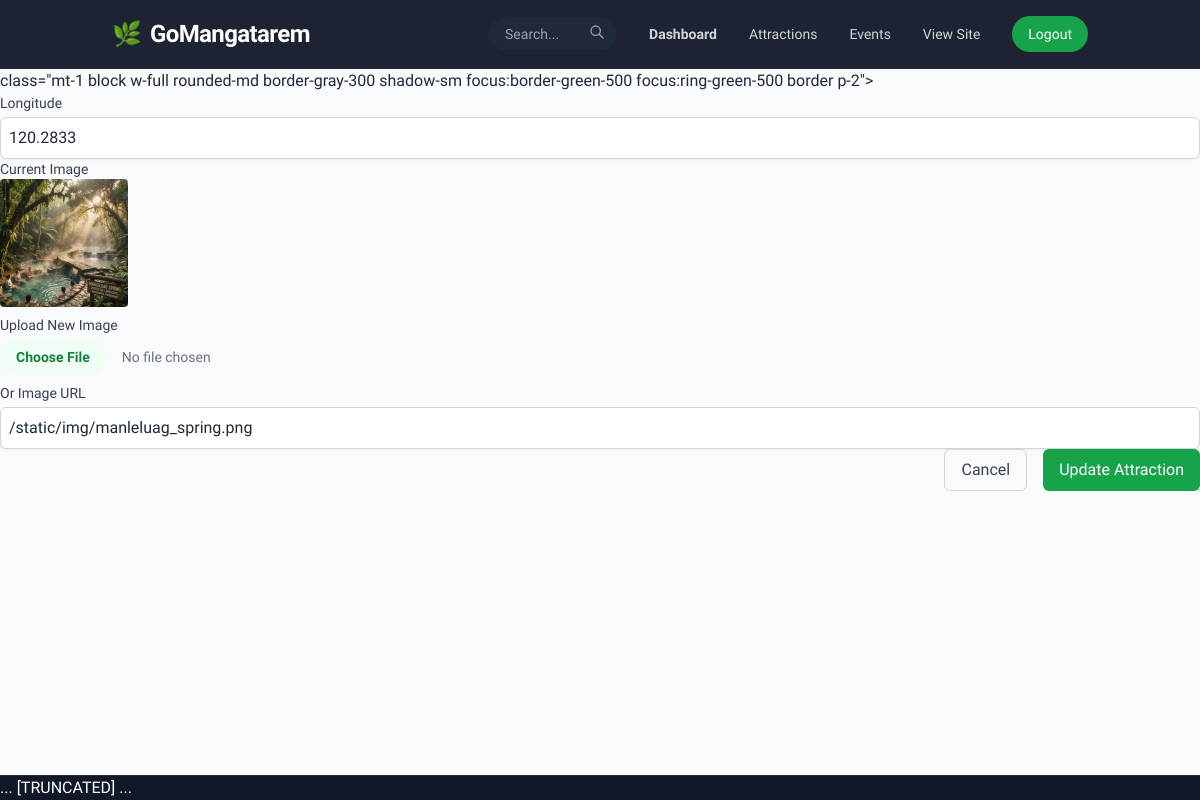
The app's page /admin/attractions/edit/1 (signed in) with its own data.
### models.py (models this page shows)
class Attraction(db.Model):
    id = db.Column(db.Integer, primary_key=True)
    name = db.Column(db.String(100), nullable=False, index=True)
    description = db.Column(db.Text, nullable=False)
    category = db.Column(db.String(50), nullable=False, index=True) # Nature, Historical, Religious, etc.
    barangay = db.Column(db.String(100), nullable=True, index=True)
    lat = db.Column(db.Float, nullable=False)
    lng = db.Column(db.Float, nullable=False)
    image_url = db.Column(db.String(200), nullable=True)
    status = db.Column(db.String(20), default='pending', index=True) # 'pending', 'approved'
    user_id = db.Column(db.Integer, db.ForeignKey('user.id'), nullable=True, index=True)
    created_at = db.Column(db.DateTime, default=datetime.utcnow, index=True)

### routes/admin.py (the view, shortened to what this page needs)
@admin_bp.route("/attractions/edit/<int:id>", methods=["GET", "POST"])
@login_required
@limiter.limit("10 per minute")
def edit_attraction(id):
    print(
        f"[PROGRESSIVE LOG] [admin] > edit_attraction > ENTRY: id={id}, method={request.method}"
    )
    logger.info(f"Attraction edit requested for ID {id}")
    from flask import current_app
    print(
        f"[PROGRESSIVE LOG] [admin] > edit_attraction > QUERY: Fetching attraction ID {id}"
    )
    attraction = Attraction.query.get_or_404(id)
    if current_user.role != "admin" and attraction.user_id != current_user.id:
        print(
            f"[PROGRESSIVE LOG] [admin] > edit_attraction > ERROR: Access denied for user ID={current_user.id}"
        )
        flash("Access denied.")
        return redirect(url_for("public.index"))
    print(
        f"[PROGRESSIVE LOG] [admin] > edit_attraction > RENDER: Rendering admin/edit_attraction.html"
    )
    return render_template("admin/edit_attraction.html", attraction=attraction)

### app.py (called while the page is built)
@login_manager.user_loader
def load_user(user_id):
    return User.query.get(int(user_id))

@app.context_processor
def inject_config():
    return dict(config=app.config)

### templates/admin/edit_attraction.html (shortened to what this page needs)
{% extends 'base.html' %}
{% block content %}
class="mt-1 block w-full rounded-md border-gray-300 shadow-sm focus:border-green-500 focus:ring-green-500 border p-2">
<div>
    <label class="block text-sm font-medium text-gray-700">Longitude</label>
    <input type="number" step="any" name="lng" value="{{ attraction.lng }}" required
        class="mt-1 block w-full rounded-md border-gray-300 shadow-sm focus:border-green-500 focus:ring-green-500 border p-2">
</div>
<div>
    <label class="block text-sm font-medium text-gray-700">Current Image</label>
    {% if attraction.image_url %}
    <img src="{{ attraction.image_url }}" class="h-32 w-auto mb-2 rounded">
    {% endif %}
    <label class="block text-sm font-medium text-gray-700 mt-2">Upload New Image</label>
    <input type="file" name="image" accept="image/*"
        class="mt-1 block w-full text-sm text-gray-500 file:mr-4 file:py-2 file:px-4 file:rounded-full file:border-0 file:text-sm file:font-semibold file:bg-green-50 file:text-green-700 hover:file:bg-green-100">
    <label class="block text-sm font-medium text-gray-700 mt-2">Or Image URL</label>
    <input type="url" name="image_url" value="{{ attraction.image_url }}"
        class="mt-1 block w-full rounded-md border-gray-300 shadow-sm focus:border-green-500 focus:ring-green-500 border p-2">
</div>
<div class="flex justify-end gap-4">
    <a href="{{ url_for('admin.admin_dashboard') }}"
        class="px-4 py-2 border border-gray-300 rounded-md text-gray-700 hover:bg-gray-50">Cancel</a>
    <button type="submit" class="px-4 py-2 bg-green-600 text-white rounded-md hover:bg-green-700">Update
        Attraction</button>
</div>
{% endblock %}

### static/css/main.css (style rules this page uses)
*,::backdrop,:after,:before { --tw-border-spacing-x:0;--tw-border-spacing-y:0;--tw-translate-x:0;--tw-translate-y:0;--tw-rotate:0;--tw-skew-x:0;--tw-skew-y:0;--tw-scale-x:1;--tw-scale-y:1;--tw-pan-x: ;--tw-pan-y: ;--tw-pinch-zoom: ;--tw-scroll-snap-strictness:proximity;--tw-gradient-from-position: ;--tw-gradient-via-position: ;--tw-gradient-to-position: ;--tw-ordinal: ;--tw-slashed-zero: ;--tw-numeric-figure: ;--tw-numeric-spacing: ;--tw-numeric-fraction: ;--tw-ring-inset: ;--tw-ring-offset-width:0px;--tw-ring-offset-color:#fff;--tw-ring-color:#3b82f680;--tw-ring-offset-shadow:0 0 #0000;--tw-ring-shadow:0 0 #0000;--tw-shadow:0 0 #0000;--tw-shadow-colored:0 0 #0000;--tw-blur: ;--tw-brightness: ;--tw-contrast: ;--tw-grayscale: ;--tw-hue-rotate: ;--tw-invert: ;--tw-saturate: ;--tw-sepia: ;--tw-drop-shadow: ;--tw-backdrop-blur: ;--tw-backdrop-brightness: ;--tw-backdrop-contrast: ;--tw-backdrop-grayscale: ;--tw-backdrop-hue-rotate: ;--tw-backdrop-invert: ;--tw-backdrop-opacity: ;--tw-backdrop-saturate: ;--tw-backdrop-sepia: ;--tw-contain-size: ;--tw-contain-layout: ;--tw-contain-paint: ;--tw-contain-style: }
*,:after,:before { box-sizing:border-box;border:0 solid #e5e7eb }
:after,:before { --tw-content:"" }
:host,html { line-height:1.5;-webkit-text-size-adjust:100%;-moz-tab-size:4;-o-tab-size:4;tab-size:4;font-family:ui-sans-serif,system-ui,sans-serif,Apple Color Emoji,Segoe UI Emoji,Segoe UI Symbol,Noto Color Emoji;font-feature-settings:normal;font-variation-settings:normal;-webkit-tap-highlight-color:transparent }
body { margin:0;line-height:inherit }
a { color:inherit;text-decoration:inherit }
button,input,optgroup,select,textarea { font-family:inherit;font-feature-settings:inherit;font-variation-settings:inherit;font-size:100%;font-weight:inherit;line-height:inherit;letter-spacing:inherit;color:inherit;margin:0;padding:0 }
button,select { text-transform:none }
button,input:where([type=button]),input:where([type=reset]),input:where([type=submit]) { -webkit-appearance:button;background-color:initial;background-image:none }
input::placeholder,textarea::placeholder { opacity:1;color:#9ca3af }
[role=button],button { cursor:pointer }
audio,canvas,embed,iframe,img,object,svg,video { display:block;vertical-align:middle }
img,video { max-width:100%;height:auto }
.mb-2 { margin-bottom:.5rem }
.mt-1 { margin-top:.25rem }
.mt-2 { margin-top:.5rem }
.block { display:block }
.flex { display:flex }
.h-32 { height:8rem }
.min-h-screen { min-height:100vh }
.w-auto { width:auto }
.w-full { width:100% }
.flex-col { flex-direction:column }
.justify-end { justify-content:flex-end }
.gap-4 { gap:1rem }
.rounded { border-radius:.25rem }
.rounded-md { border-radius:.375rem }
.border { border-width:1px }
.border-gray-300 { --tw-border-opacity:1;border-color:rgb(209 213 219/var(--tw-border-opacity,1)) }
.bg-gray-50 { --tw-bg-opacity:1;background-color:rgb(249 250 251/var(--tw-bg-opacity,1)) }
.bg-green-600 { --tw-bg-opacity:1;background-color:rgb(22 163 74/var(--tw-bg-opacity,1)) }
.p-2 { padding:.5rem }
.px-4 { padding-left:1rem;padding-right:1rem }
.py-2 { padding-top:.5rem;padding-bottom:.5rem }
.text-sm { font-size:.875rem;line-height:1.25rem }
.font-medium { font-weight:500 }
.text-gray-500 { --tw-text-opacity:1;color:rgb(107 114 128/var(--tw-text-opacity,1)) }
.text-gray-700 { --tw-text-opacity:1;color:rgb(55 65 81/var(--tw-text-opacity,1)) }
.text-gray-800 { --tw-text-opacity:1;color:rgb(31 41 55/var(--tw-text-opacity,1)) }
.text-white { --tw-text-opacity:1;color:rgb(255 255 255/var(--tw-text-opacity,1)) }
.shadow-sm { --tw-shadow:0 1px 2px 0 #0000000d;--tw-shadow-colored:0 1px 2px 0 var(--tw-shadow-color) }
.shadow-sm,.shadow-xl { box-shadow:var(--tw-ring-offset-shadow,0 0 #0000),var(--tw-ring-shadow,0 0 #0000),var(--tw-shadow) }

### static/css/style.css (style rules this page uses)
:root { --font-heading: 'Playfair Display', serif; --font-body: 'Plus Jakarta Sans', system-ui, sans-serif; --font-accent: 'Lora', serif; }
html { overflow-x: hidden; scroll-behavior: smooth; font-family: var(--font-body); }
body { overflow-x: hidden; width: 100%; max-width: 100vw; font-family: var(--font-body); }

### records on screen
Attraction: lng "120.2833", image_url (picture), image_url "/static/img/manleluag_spring.png"
